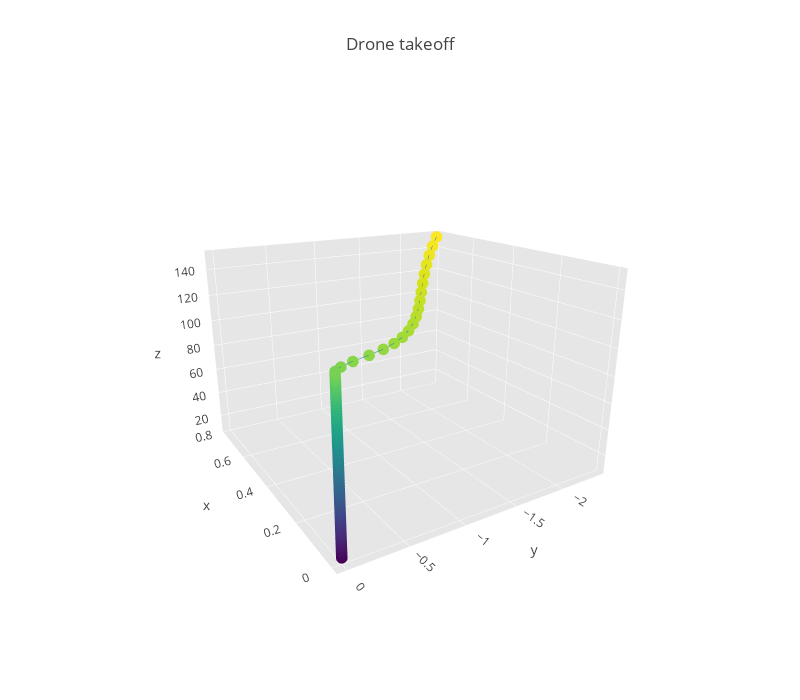

Notebook code cell kept with this figure:
### Code cell
trace = go.Scatter3d(
    x=x, y=y, z=z,
    marker=dict(
        size=4,
        color=z,
        colorscale='Viridis',
    ),
    line=dict(
        color='#1f77b4',
        width=1
    )
)

data = [trace]

layout = dict(
    width=800,
    height=700,
    autosize=False,
    title='Drone takeoff',
    scene=dict(
        xaxis=dict(
            gridcolor='rgb(255, 255, 255)',
            zerolinecolor='rgb(255, 255, 255)',
            showbackground=True,
            backgroundcolor='rgb(230, 230,230)',
            #range = [-.01,.01]
        ),
        yaxis=dict(
            gridcolor='rgb(255, 255, 255)',
            zerolinecolor='rgb(255, 255, 255)',
            showbackground=True,
            backgroundcolor='rgb(230, 230,230)',
            #range = [-.01,.01]
        ),
        zaxis=dict(
            gridcolor='rgb(255, 255, 255)',
            zerolinecolor='rgb(255, 255, 255)',
            showbackground=True,
            backgroundcolor='rgb(230, 230,230)',
            #range = [10,160]
        ),
        camera=dict(
            up=dict(
                x=0,
                y=0,
                z=1
            ),
            eye=dict(
                x=-1.7428,
                y=1.0707,
                z=0.7100,
            )
        ),
        aspectratio = dict( x=1, y=1, z=0.7 ),
        aspectmode = 'manual'
    ),
)

fig = dict(data=data, layout=layout)

iplot(fig)

### Figure 1 — Plotly figure (JSON) as saved in the notebook; plotly's stock layout.template omitted (floating-point values rounded to 4 significant figures)
{"data": [{"line": {"color": "#1f77b4", "width": 1}, "marker": {"color": [10.01, 10.12, 10.38, 10.77, 11.29, 11.94, 12.7, 13.57, 14.54, 15.6, 16.74, 17.96, 19.24, 20.58, 21.97, 23.4, 24.87, 26.37, 27.9, 29.45, 31.03, 32.62, 34.23, 35.85, 37.48, 39.12, 40.76, 42.42, 44.08, 45.74, 47.41, 49.09, 50.76, 52.44, 54.12, 55.8, 57.48, 59.17, 60.85, 62.54, 64.22, 65.91, 67.6, 69.29, 70.98, 72.66, 74.35, 76.04, 77.73, 79.42, 81.11, 82.8, 84.49, 86.18, 87.87, 89.56, 91.25, 92.94, 94.63, 96.32, 98.02, 99.71, 101.4, 103.1, 104.8, 106.5, 108.2, 109.8, 111.5, 113.2, 114.9, 116.6, 118.3, 120.0, 121.7, 123.3, 124.8, 126.1, 127.5, 129.0, 130.5, 132.0, 133.5, 135.1, 136.7, 138.3, 139.9, 141.6, 143.2, 144.9, 146.5, 148.2, 149.9], "colorscale": "Viridis", "size": 4}, "type": "scatter3d", "uid": "0d3e459e-95e5-11e8-a134-4c3275925c59", "x": [0, 0, 0, 0, 0, 0, 0, 0, 0, 0, 0, 0, 0, 0, 0, 0, 0, 0, 0, 0, 0, 0, 0, 0, 0, 0, 0, 0, 0, 0, 0, 0, 0, 0, 0, 0, 0, 0, 0, 0, 0, 0, 0, 0, 0, 0, 0, 0, 0, 0, 0, 0, 0, 0, 0, 0, 0, 0, 0, 0, 0, 0, 0, 0, 0, 0, 0, 0, 0, 0, 0, 0, 0, 0, 0, 0.0007776, 0.003285, 0.005979, 0.01026, 0.01789, 0.02986, 0.04693, 0.0697, 0.09873, 0.1346, 0.178, 0.2298, 0.2909, 0.3624, 0.4456, 0.5417, 0.6522, 0.7788], "y": [0, 0, 0, 0, 0, 0, 0, 0, 0, 0, 0, 0, 0, 0, 0, 0, 0, 0, 0, 0, 0, 0, 0, 0, 0, 0, 0, 0, 0, 0, 0, 0, 0, 0, 0, 0, 0, 0, 0, 0, 0, 0, 0, 0, 0, 0, 0, 0, 0, 0, 0, 0, 0, 0, 0, 0, 0, 0, 0, 0, 0, 0, 0, 0, 0, 0, 0, 0, 0, 0, 0, 0, 0, 0, -0.0008181, -0.04171, -0.1282, -0.2478, -0.358, -0.4531, -0.5389, -0.62, -0.7005, -0.7842, -0.875, -0.9768, -1.094, -1.232, -1.395, -1.59, -1.82, -2.093, -2.412], "z": [10.01, 10.12, 10.38, 10.77, 11.29, 11.94, 12.7, 13.57, 14.54, 15.6, 16.74, 17.96, 19.24, 20.58, 21.97, 23.4, 24.87, 26.37, 27.9, 29.45, 31.03, 32.62, 34.23, 35.85, 37.48, 39.12, 40.76, 42.42, 44.08, 45.74, 47.41, 49.09, 50.76, 52.44, 54.12, 55.8, 57.48, 59.17, 60.85, 62.54, 64.22, 65.91, 67.6, 69.29, 70.98, 72.66, 74.35, 76.04, 77.73, 79.42, 81.11, 82.8, 84.49, 86.18, 87.87, 89.56, 91.25, 92.94, 94.63, 96.32, 98.02, 99.71, 101.4, 103.1, 104.8, 106.5, 108.2, 109.8, 111.5, 113.2, 114.9, 116.6, 118.3, 120.0, 121.7, 123.3, 124.8, 126.1, 127.5, 129.0, 130.5, 132.0, 133.5, 135.1, 136.7, 138.3, 139.9, 141.6, 143.2, 144.9, 146.5, 148.2, 149.9]}], "layout": {"autosize": false, "height": 700, "scene": {"aspectmode": "manual", "aspectratio": {"x": 1, "y": 1, "z": 0.7}, "camera": {"eye": {"x": -1.743, "y": 1.071, "z": 0.71}, "up": {"x": 0, "y": 0, "z": 1}}, "xaxis": {"backgroundcolor": "rgb(230, 230,230)", "gridcolor": "rgb(255, 255, 255)", "showbackground": true, "zerolinecolor": "rgb(255, 255, 255)"}, "yaxis": {"backgroundcolor": "rgb(230, 230,230)", "gridcolor": "rgb(255, 255, 255)", "showbackground": true, "zerolinecolor": "rgb(255, 255, 255)"}, "zaxis": {"backgroundcolor": "rgb(230, 230,230)", "gridcolor": "rgb(255, 255, 255)", "showbackground": true, "zerolinecolor": "rgb(255, 255, 255)"}}, "title": "Drone takeoff", "width": 800}}
